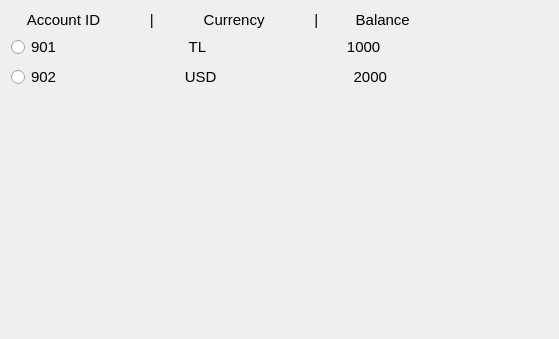
       <widget class="QWidget" name="withdraw_scrollAreaWidgetContents">
        <property name="geometry">
         <rect>
          <x>0</x>
          <y>0</y>
          <width>559</width>
          <height>339</height>
         </rect>
        </property>
        <layout class="QVBoxLayout" name="verticalLayout_3">
         <item>
          <widget class="QLabel" name="withdraw_account_columns">
           <property name="font">
            <font>
             <pointsize>11</pointsize>
            </font>
           </property>
           <property name="text">
            <string>    Account ID            |            Currency            |         Balance</string>
           </property>
          </widget>
         </item>
         <item>
          <widget class="QRadioButton" name="withdraw_radio_acc_1">
           <property name="font">
            <font>
             <pointsize>11</pointsize>
            </font>
           </property>
           <property name="text">
            <string>901                                TL                                  1000</string>
           </property>
          </widget>
         </item>
         <item>
          <widget class="QRadioButton" name="withdraw_radio_acc_2">
           <property name="font">
            <font>
             <pointsize>11</pointsize>
            </font>
           </property>
           <property name="text">
            <string>902                               USD                                 2000</string>
           </property>
          </widget>
         </item>
         <item>
          <spacer name="withdraw_verticalSpacer">
           <property name="orientation">
            <enum>Qt::Vertical</enum>
           </property>
           <property name="sizeHint" stdset="0">
            <size>
             <width>20</width>
             <height>40</height>
            </size>
           </property>
          </spacer>
         </item>
        </layout>
       </widget>
